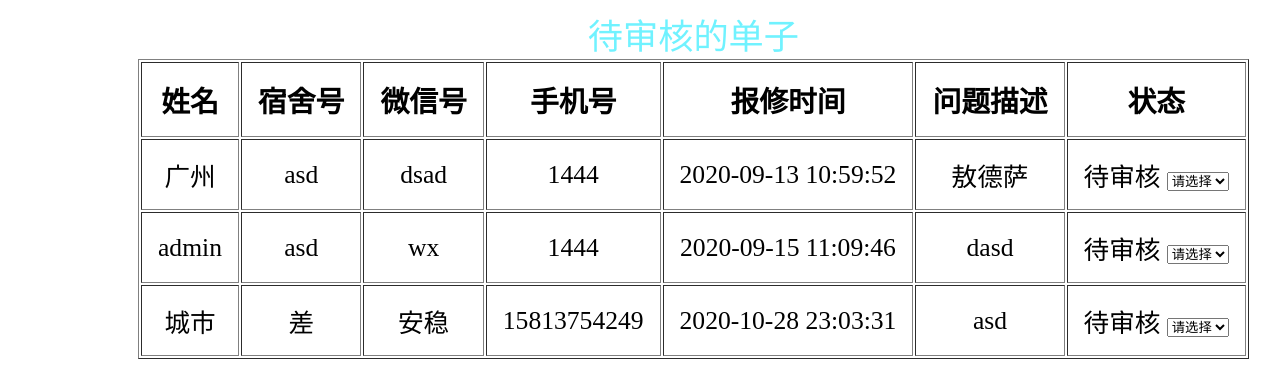
The page /reviewer/pendingReviewer.php (signed in) on the database its author committed.
### tables this page shows
CREATE TABLE `message` (
  `name` varchar(20) NOT NULL COMMENT '名字',
  `ss` varchar(20) NOT NULL COMMENT '宿舍号',
  `wx` varchar(30) DEFAULT NULL COMMENT '微信',
  `phone` varchar(20) DEFAULT NULL COMMENT '手机',
  `pro` varchar(100) NOT NULL COMMENT '问题描述',
  `time` timestamp NOT NULL COMMENT '报修时间',
  `num` int(10) NOT NULL AUTO_INCREMENT COMMENT '单号',
  `status` varchar(20) DEFAULT NULL COMMENT '状态',
  `repair` varchar(20) DEFAULT NULL COMMENT '维修人员',
  `reviewer` varchar(20) DEFAULT NULL COMMENT '审核人员',
  PRIMARY KEY (`num`)
);

### reviewer/pendingReviewer.php (the view, shortened to what this page needs)
<!DOCTYPE html>
<html lang="en">
<head>
  <link rel="stylesheet" type="text/css" href="../css/common.css">
</head>
<body>
<?php
   include_once '../link.php';
   $pend='待审核';
   if (isset($_SESSION['name'])){
        $res=mysqli_query($link,"select * from message where status='$pend'");
   }else{
       echo "<script>alert('您还没有登录，没有权限访问！');location='../login.php'</script>";
   }
?>
<form action="deal.php" method="post" accept-charset="utf-8">
	<table border="1">
		<caption>待审核的单子</caption>
		<thead>
			<tr>
				<th>姓名</th>
				<th>宿舍号</th>
				<th>微信号</th>
				<th>手机号</th>
				<th>报修时间</th>
				<th>问题描述</th>
				<th>状态</th>
			</tr>
		</thead>
		<tbody>
			 <?php
                   while ($result=mysqli_fetch_assoc($res)){
                ?>
                    <tr>
                        <td class="center"><?php echo $result['name'];?></td>
                        <td class="center"><?php echo $result['ss'];?></td>
                        <td class="center"><?php echo $result['wx'];?></td>
                        <td class="center"><?php echo $result['phone'];?></td>
                        <td class="center"><?php echo $result['time'];?></td>
                        <td class="center"><?php echo $result['pro'];?></td>
                        <td class="center"><?php echo $result['status'];?>
                        <select name="sta" onchange="window.location=this.value">
                          <option>请选择</option>
                        </select>
                        </td>
                    </tr>
                <?php
                   }
                ?>
		</tbody>
	</table>
</form>
</body>
</html>

### css/common.css (style rules this page uses)
body { font-size: 62.5%; position: relative; left: 5rem; overflow-x: hidden; }
caption { font-size: 2.2rem; color: #70F2FF; }
table { position: relative; left: 50px; text-align: center; }
th { font-size: 1.8rem; padding: 1rem; }
td { font-size: 1.6rem; padding: 1rem; }
td option { font-size: 1.6rem; }

### rows shown on the page
message: name "广州", ss "asd", wx "dsad", phone "1444", time "2020-09-13 10:59:52", pro "敖德萨", status "待审核"
message: name "admin", ss "asd", wx "wx", phone "1444", time "2020-09-15 11:09:46", pro "dasd", status "待审核"
message: name "城市", ss "差", wx "安稳", phone "15813754249", time "2020-10-28 23:03:31", pro "asd", status "待审核"
